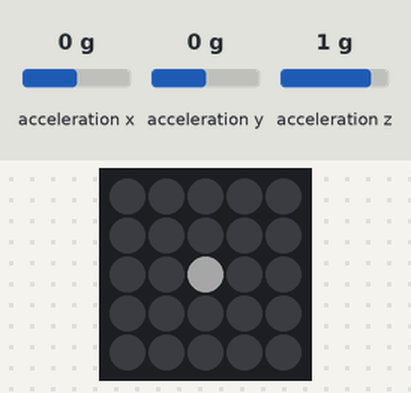
This sketch was run on a simulated ESP32. Parts: 5×5 RGB LED matrix (first LED top left, wired row by row). Inputs (shaded band) come from the test bench; at power-on: acceleration x 0 g, acceleration y 0 g, acceleration z 1 g. Dim RGB values are drawn brighter than linear.

Above: at 1.2 s.
1.3 s: acceleration x set to -1.4 g
At 1.6 s:
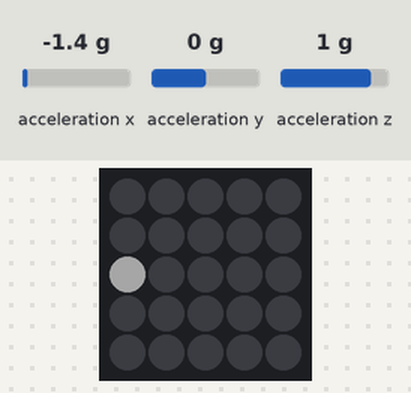
2.8 s: acceleration y set to -1.4 g
At 3.8 s:
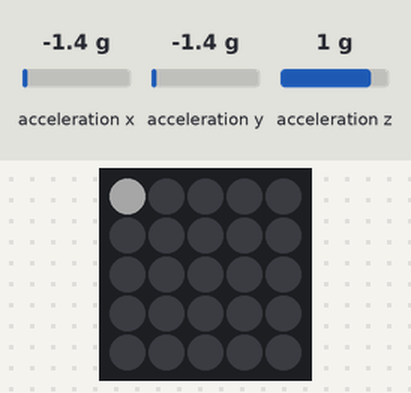
4.3 s: acceleration x set to 0 g
At 5.0 s:
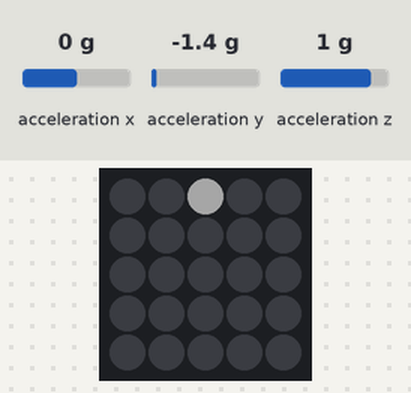
5.8 s: acceleration y set to 0.8 g
At 6.1 s:
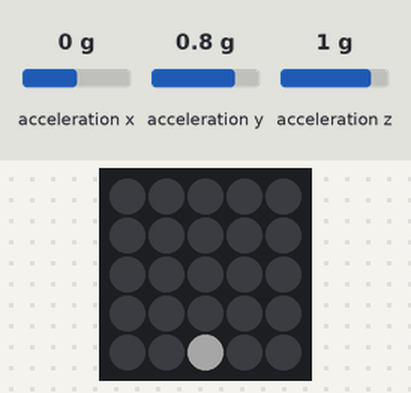
Timing chart, 0 to 8.3 s (numbered marks = the images above; inputs shaded):
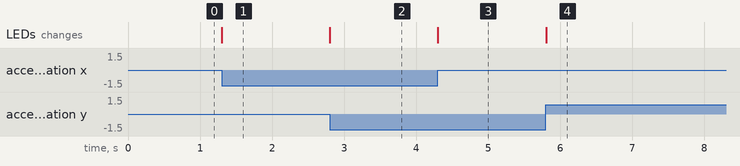

Measured:
- after the input at 1.3 s, the LEDs: change at once (image 1)
- after the input at 2.8 s, the LEDs: change at once (image 2)
- after the input at 4.3 s, the LEDs: change at once (image 3)
- after the input at 5.8 s, the LEDs: change at once (image 4)

The sketch:

mpu6886.ino
```cpp
#include "M5Atom.h"

int oldX, oldY;

void setup() {
  M5.begin(true, false, true);
  M5.IMU.Init();
  oldX = -1;
  oldY = -1;
}

void loop() {
  float accX, accY, accZ;
  int x, y;

  M5.IMU.getAccelData(&accX, &accY, &accZ);
  x = constrain(accX * 5 + 2, 0, 4);
  y = constrain(accY * 5 + 2, 0, 4);
  if (oldX != x || oldY != y) {
    M5.dis.drawpix(oldX, oldY, 0x000000);
    M5.dis.drawpix(x, y, 0xffffff);
    oldX = x;
    oldY = y;
  }
}
```
